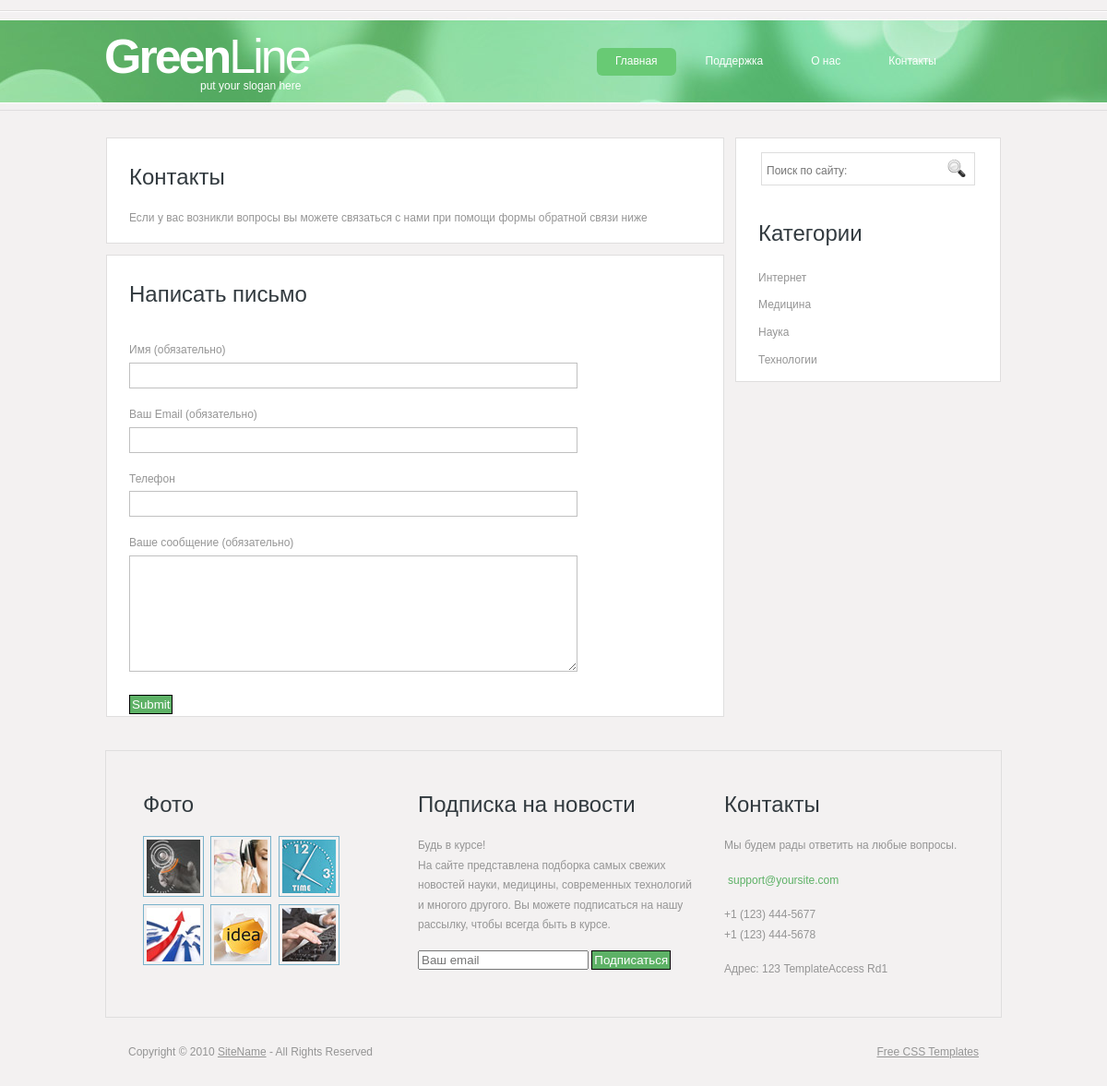
The page /contact.php on the database its author committed.
### tables this page shows
CREATE TABLE `category` (
  `id` int(11) NOT NULL,
  `title` varchar(255) NOT NULL
);

### core/function.php (called while the page is built, shortened)
<?php
function renderTemplate($name, $data = [])
{
    $name = $_SERVER['DOCUMENT_ROOT'] . '/templates/' . $name . '.php';
    extract($data);
    require_once $name;
    $result = ob_get_clean();
    return $result;
}

### core/init.php (called while the page is built, shortened)
<?php
require_once $_SERVER['DOCUMENT_ROOT'] . '/config/db.php';
require_once $_SERVER['DOCUMENT_ROOT'] . '/core/function.php';
$sql = mysqli_query($connect, "SELECT * FROM `category` ORDER BY `title` ASC");
$arrCategory = mysqli_fetch_all($sql, MYSQLI_ASSOC);

### templates/layout.php (the view, shortened to what this page needs)
<!DOCTYPE html>
<html>
<head>
<link href="style.css" rel="stylesheet" type="text/css" />
</head>
<body>
<div class="main">
  <div class="header">
    <div class="header_resize">
      <div class="menu_nav">
        <ul>
          <li class="active"><a href="index.php">Главная</a></li>
          <li><a href="support.php">Поддержка</a></li>
          <li><a href="about.php">О нас</a></li>
          <li><a href="contact.php">Контакты</a></li>
        </ul>
      </div>
      <div class="logo">
        <h1><a href="index.php">Green<span>Line</span></a> <small>put your slogan here</small></h1>
      </div>
    </div>
  </div>
  <div class="content">
    <div class="content_resize">
      <div class="mainbar">
        <?=$content;?>
      </div>
      <div class="sidebar">
        <div class="searchform">
          <form id="formsearch" name="formsearch" method="post" action="#">
            <span>
            <input name="editbox_search" class="editbox_search" id="editbox_search" maxlength="80" placeholder="Поиск по сайту:" type="text" />
            </span>
            <input name="button_search" src="images/search_btn.gif" class="button_search" type="image" />
          </form>
        </div>
        <div class="gadget">
          <h2 class="star"><span>Категории</span></h2>
          <ul class="sb_menu">
            <? foreach ($arrCategory as $category): ?>
            <li><a href="#"><?=$category['title'];?></a></li>
            <? endforeach; ?>
          </ul>
        </div>
      </div>
    </div>
  </div>
  <div class="fbg">
    <div class="fbg_resize">
      <div class="col c1">
        <h2><span>Фото</span></h2>
        <a href="#"><img src="images/pix1.jpg" width="58" height="58" alt="" /></a>
        <a href="#"><img src="images/pix2.jpg" width="58" height="58" alt="" /></a>
        <a href="#"><img src="images/pix3.jpg" width="58" height="58" alt="" /></a>
        <a href="#"><img src="images/pix4.jpg" width="58" height="58" alt="" /></a>
        <a href="#"><img src="images/pix5.jpg" width="58" height="58" alt="" /></a>
        <a href="#"><img src="images/pix6.jpg" width="58" height="58" alt="" /></a>
      </div>
      <div class="col c2">
        <h2><span>Подписка на новости</span></h2>
        <p>Будь в курсе!<br />
          На сайте представлена подборка самых свежих новостей науки, медицины, современных технологий и многого другого. Вы можете подписаться на нашу рассылку, чтобы всегда быть в курсе.</p>
        <div>
          <form class="subscribe">
            <input type="email" name="email" placeholder="Ваш email" />
            <input type="submit" class="button" value="Подписаться" />
          </form>
        </div>
      </div>
      <div class="col c3">
        <h2><span>Контакты</span></h2>
        <p>Мы будем рады ответить на любые вопросы.</p>
        <p><a href="#">support@yoursite.com</a></p>
        <p>+1 (123) 444-5677<br />
          +1 (123) 444-5678</p>
        <p>Адрес: 123 TemplateAccess Rd1</p>
      </div>
    </div>
  </div>
  <div class="footer">
    <div class="footer_resize">
      <p class="lf">Copyright &copy; 2010 <a href="#">SiteName</a> - All Rights Reserved</p>
      <p class="rf"><a href="">Free CSS Templates</a></p>
    </div>
  </div>
</div>
</body>
</html>

### style.css (style rules this page uses)
body { margin:0; padding:0; width:100%; color:#959595; font:normal 12px/1.8em Arial, Helvetica, sans-serif; }
html, .main { padding:0; margin:0; }
.main { background:#f3f1f1 url(images/header_bg.jpg) repeat-x center 11px; }
.logo { padding:0; float:left; width:auto; }
h1 { margin:0; padding:30px 0; float:left; color:#fff; font:bold 52px/1.2em Arial, Helvetica, sans-serif; letter-spacing:-3px; }
h1 span { font-weight:normal; }
h1 a, h1 a:hover { color:#fff; text-decoration:none; }
h1 small { display:block; margin-top:-6px; padding:0 6px 2px 104px; font:normal 12px/1.2em Arial, Helvetica, sans-serif; letter-spacing:normal; }
h2 { font:normal 24px/1.5em Arial, Helvetica, sans-serif; padding:16px 0 8px; margin:0 0 8px; color:#323a3f; }
p { margin:8px 0; padding:0 0 8px 0; font:normal 12px/1.8em Arial, Helvetica, sans-serif; }
a { color:#5db166; text-decoration:underline; }
.header, .content, .menu_nav, .fbg, .footer, form, ol, ol li, ul, .content .mainbar, .content .sidebar { margin:0; padding:0; }
.header_resize { margin:0 auto; padding:0; width:974px; }
.menu_nav { margin:0; padding:52px 40px 0 0; float:right; height:29px; }
.menu_nav ul { list-style:none; height:29px; }
.menu_nav ul li { margin:0 12px 0 0; padding:0; float:left; }
.menu_nav ul li a { display:block; margin:0; padding:4px 20px; color:#fff; text-decoration:none; font-size:12px; }
.menu_nav ul li.active a, .menu_nav ul li a:hover { background-color:#68ca74; }
.content_resize { margin:0 auto; padding:16px 0 24px; width:970px; }
.content .mainbar { margin:0; padding:0; float:left; width:670px; }
.content .sidebar { padding:0; float:right; width:288px; }
.content .sidebar .gadget { margin:0 0 12px; padding:8px 16px 8px 24px; }
ul.sb_menu, ul.ex_menu { margin:0; padding:0; list-style:none; color:#959595; }
ul.sb_menu li, ul.ex_menu li { margin:0; }
ul.sb_menu li { padding:4px 0; width:220px; }
ul.sb_menu li a, ul.ex_menu li a { color:#959595; text-decoration:none; margin-left:-12px; padding-left:12px; }
.content .mainbar .article, .content .sidebar .gadget, .fbg_resize { background-color:#fff; border:1px solid #dfdede; }
.fbg { background:repeat center center; }
.fbg_resize { margin:0 auto; width:890px; padding:24px 40px; background:repeat-x center top; }
.fbg .c2 a, .fbg .c3 a { margin:0; padding:2px 4px; color:#5db166; text-decoration:none; }
.fbg img { margin:0 4px 0 0; padding:3px; border:1px solid #78b2cb; }
.fbg .col { margin:0; float:left; }
.fbg .c1 { padding:0 16px 0 0; width:266px; }
.fbg .c2 { padding:0 16px; width:300px; }
.fbg .c3 { padding:0 0 0 16px; width:260px; }
.footer_resize { margin:0 auto; padding:26px; width:922px; }
.footer p { margin:0; padding:4px 0; line-height:normal; }
.footer a { color:#959595; padding:inherit; text-decoration:underline; }
.footer .lf { float:left; }
.footer .rf { float:right; }
.searchform { float:right; }
#formsearch { margin:0; height:36px; padding:10px 28px 40px 0; }
#formsearch span { display:block; margin:6px 0; padding:0; float:left; background:#fff url(images/search.gif) no-repeat top left; }
#formsearch input.editbox_search { margin:0; padding:11px 6px 10px; float:left; width:181px; border:none; background:none; font:normal 12px/1.5em Arial, Helvetica, sans-serif; color:#a8acb2; }
#formsearch input.button_search { margin:6px 0 0 0; padding:0; border:none; float:left; }
.button { background-color: #5db166; color: #fff; border: 1px solid #000; padding: 2px; }

### rows shown on the page
category: title "Интернет"
category: title "Медицина"
category: title "Наука"
category: title "Технологии"
